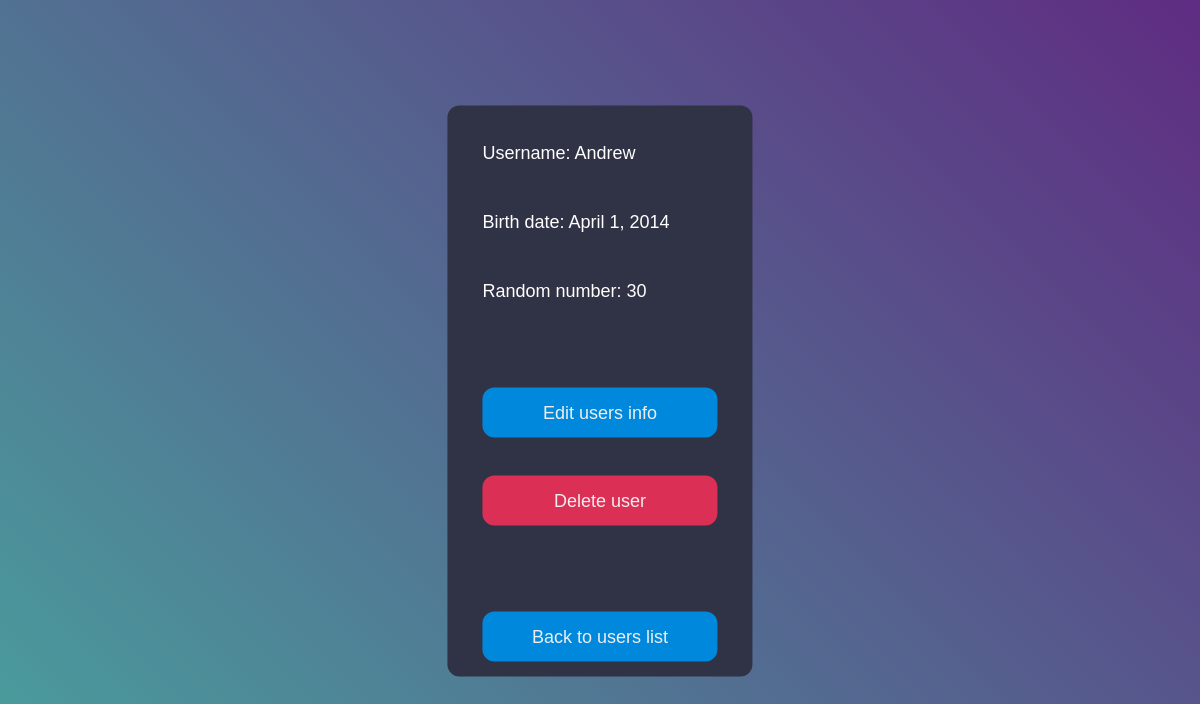
Page /user_info/4 on the committed database.
### my_app/models.py (models this page shows, shortened)
class User(AbstractUser):
    birth_date = models.DateField(help_text='Year-Month-Day')
    random_number = models.PositiveIntegerField(editable=False, default=get_rnd)

### my_app/views.py (the view)
# urls.py: path('user_info/<pk>', UserInfo.as_view(), name='user_details'),
class UserInfo(DataMixin, DetailView):
    pass

### my_app/templates/my_app/user_detail.html (shortened to what this page needs)
{% extends "base.html" %}
{% block content %}
    <div class="input">
    <p>Username: {{ object.username }}</p>
    <p>Birth date: {{ object.birth_date }}</p>
    <p>Random number: {{ object.random_number }}</p>
    <p>
        <a href="{% url 'user_update' object.pk %}"><button class="submit">Edit users info</button></a>
        <a href="{% url 'user_delete' object.pk %}"><button class="delete_btn">Delete user</button></a>
    </p>
    <p>
        <a href="{% url 'users_list' %}"><button class="submit">Back to users list</button></a>
    </p>
    </div>
{% endblock %}

### my_app/static/my_app/style.css (style rules this page uses)
html, body { height: 100%; }
p { border: #65657b; padding: 15px; color: #fff; }
body { margin: 0; background: -webkit-linear-gradient(45deg, #49a09d, #5f2c82); background: linear-gradient(45deg, #49a09d, #5f2c82); font-family: sans-serif; font-weight: 100; }
.input { background-color: #303245; border-radius: 12px; border: 0; box-sizing: border-box; color: #eee; font-size: 18px; height: 100%; outline: 0; padding: 4px 20px 0; width: 100%; }
.submit { background-color: #08d; border-radius: 12px; border: 0; box-sizing: border-box; color: #eee; cursor: pointer; font-size: 18px; height: 50px; margin-top: 38px; // outline: 0; text-align: center; width: 100%; }
.delete_btn { background-color: #dc2f55; border-radius: 12px; border: 0; box-sizing: border-box; color: #eee; cursor: pointer; font-size: 18px; height: 50px; margin-top: 38px; // outline: 0; text-align: center; width: 100%; }

### rows in the picture
User: username "Andrew", birth_date "April 1, 2014", random_number "30"
